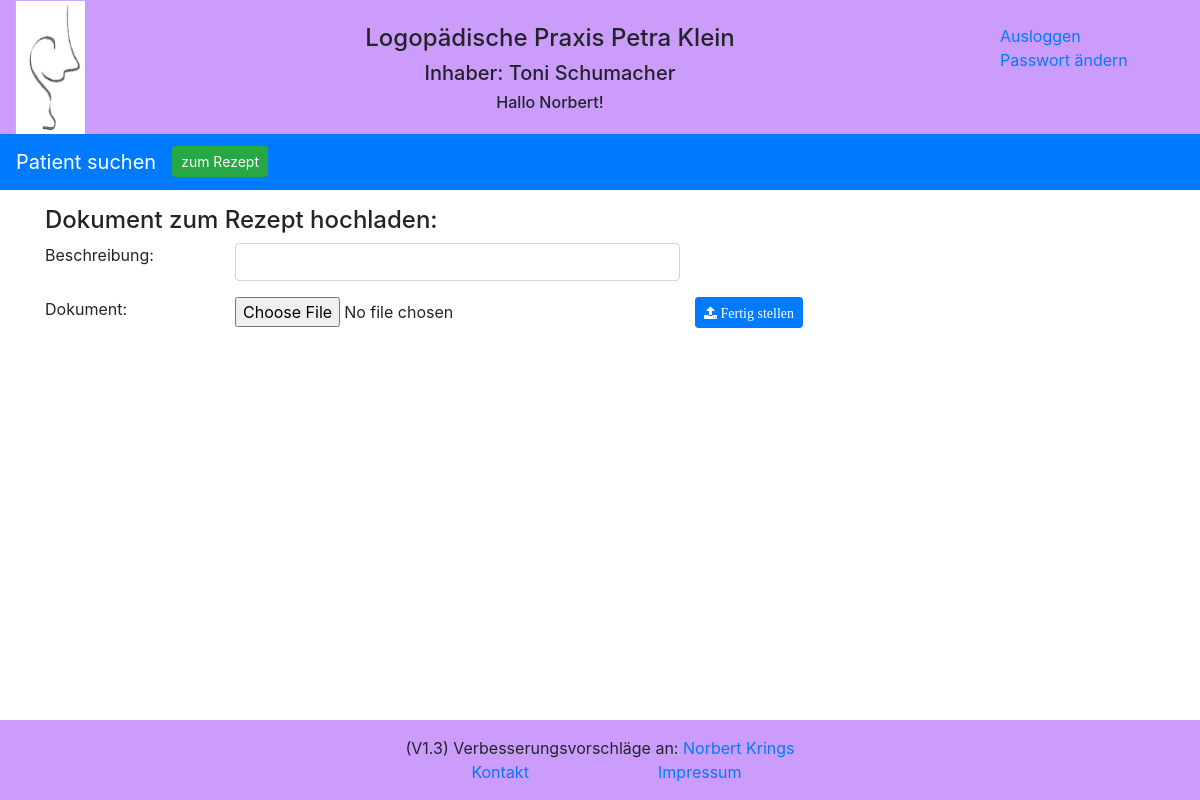
The page /reports/document_therapy/?id=7 (signed in) on the database as committed earlier.
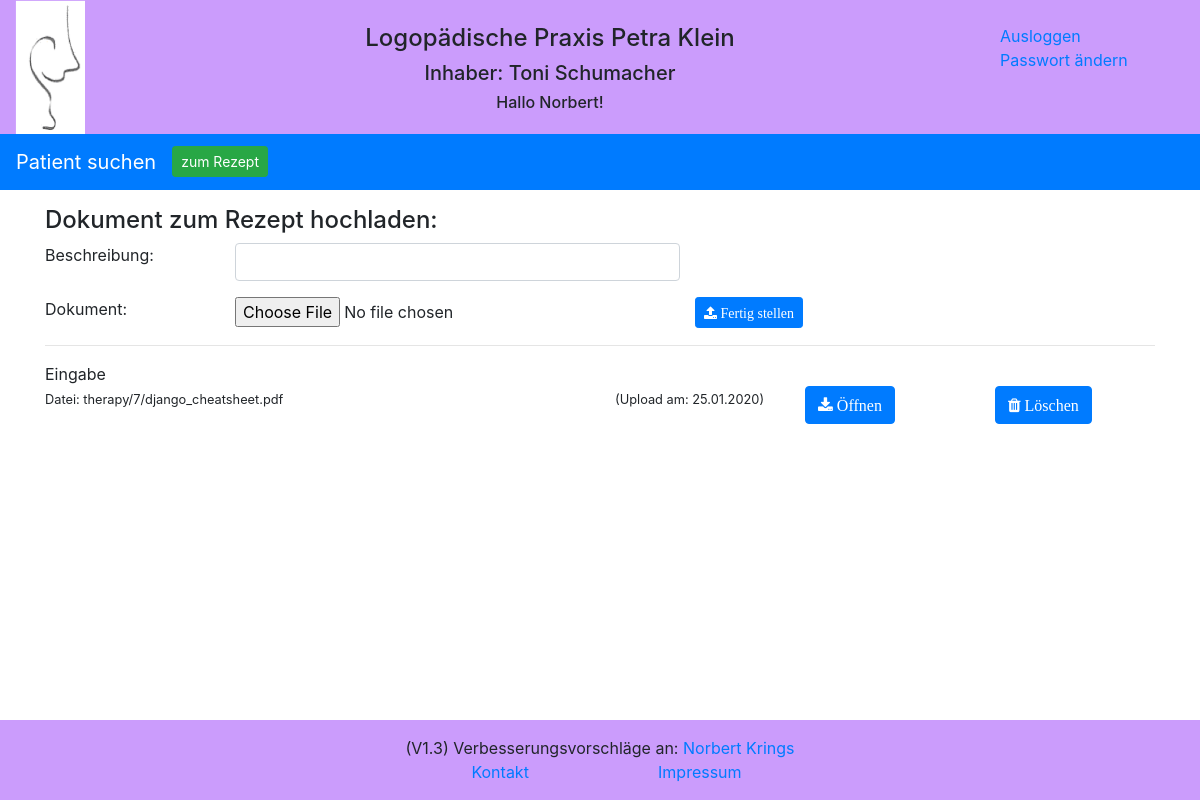
The same page on the database as committed later.
### reports/models.py (models this page shows)
class Document_therapy(models.Model):
    description = models.CharField(max_length=255, blank=True)
    document = models.FileField(upload_to=dynamik_path_therapy, max_length=100)
    uploaded_at = models.DateTimeField(auto_now_add=True)
    therapy = models.ForeignKey(Therapy, on_delete=models.CASCADE, default='')

### reports/views.py (the view)
# urls.py: path('document_therapy/', views.upload_document_therapy, name='document_therapy'),
def upload_document_therapy(request):
    request.session.set_expiry(settings.SESSION_EXPIRE_SECONDS)
    if request.method == 'POST':
        item_form = DocumentTherapyForm(request.POST, request.FILES)
        therapy_result = Therapy.objects.get(id=request.POST.get('therapy'))
        if item_form.is_valid():
            logger.debug('upload_document_therapy: Dokument zum speichern valide')
            item = item_form.save(commit=False)
            item.therapy_id = therapy_result.id
            item.save()
            logger.debug('upload_document_therapy: Dokument gespeichert')
            return redirect('/reports/document_therapy/?id=' + str(therapy_result.id))
    else:
        logger.debug('upload_document_therapy: Formular aufgerufen um Dokumente zu sehen oder hochzuladen')
        form = DocumentTherapyForm(initial={'therapy': request.GET.get('id')})
        therapy_result = Therapy.objects.get(id=request.GET.get('id'))
        documents = Document_therapy.objects.filter(therapy_id=request.GET.get('id')).order_by('-uploaded_at')
    return render(request, 'reports/document_therapy_form.html', {'form': form, 'therapy': therapy_result, 'documents': documents})

### reports/forms.py
class DocumentTherapyForm(forms.ModelForm):
    description = forms.CharField(required=True,
                                    max_length=100,
                                    widget=forms.TextInput(
                                        attrs={
                                            'class': 'form-control'
                                        }
                                    )
                                    )
    class Meta:
        model = Document_therapy
        fields = [
            'description',
            'document',
            'therapy'
        ]

### reports/templates/reports/document_therapy_form.html (shortened to what this page needs)
{% extends "base.html" %}
{% block extrahead %}
    {% load static %}
    <link rel="stylesheet" href="{% static 'reports/style_e2.css' %}">
    <link rel="stylesheet" href="https://cdnjs.cloudflare.com/ajax/libs/font-awesome/4.7.0/css/font-awesome.min.css">
{% endblock %}
{% block nav %}
<nav class="navbar navbar-expand-sm bg-primary navbar-dark">
  <a class="navbar-brand" href="{% url 'reports:index' %}" >Patient suchen</a>
  <div class="collapse navbar-collapse" id="collapsibleNavbar">
    <ul class="navbar-nav">
      <li class="nav-item">
          <a class="btn btn-success btn-sm" href="{% url 'reports:therapy' therapy.id %}" role="button">zum Rezept</a>
      </li>
    </ul>
  </div>
</nav>
{% endblock %}
{% block content %}
<content>
  <form method="post" enctype="multipart/form-data">
    <div class="container">
        <div class="row">
            <div class="col-sm">
                <h4>Dokument zum Rezept hochladen:</h4>
            </div>
        </div>
        <div class="form-group row">
            <label for="{{ form.description.id_for_label }}" class="col-sm-2 control-label">Beschreibung:</label>
            <div class="col-sm-5">
                {{ form.description }}
            </div>
        </div>
        <div class="form-group row">
            <label for="{{ form.document.id_for_label }}" class="col-sm-2 control-label">Dokument:</label>
            <div class="col-sm-5">
                {{ form.document }}
            </div>
            <div class="col-sm-sm-7 ">
                <button type="submit" class="btn btn-primary btn-sm"><i class="fa fa-upload"> Fertig stellen</i></button>
            </div>
        </div>
    </div>
  </form>
    <div class="container">
        {% for obj in documents %}
        <hr>
            <div class="row">
                <div class="col-sm-8">
                    {{ obj.description }}
                </div>
            </div>
            <div class="row">
                <div class="col-sm-6">
                    <div class="small inline">Datei: {{ obj.document.name }}</div>
                </div>
                <div class="col-sm-2">
                     <small>(Upload am: {{ obj.uploaded_at | date:"d.m.Y"}})</small>
                </div>
                <div class="col-sm-2">
                    <div class="small inline">
                        <a href="{% url 'reports:download_therapy' %}?id={{ obj.id }}">
                            <button type="button" class="btn btn-primary"><i class="fa fa-download"> Öffnen</i></button>
                        </a>
                    </div>
                </div>
                <div class="col-sm-2">
                    <div class="small inline">
                        <a href="{% url 'reports:delete_therapy' obj.id %}">
                            <button type="button" class="btn btn-primary"><i class="fa fa-trash"> Löschen</i></button>
                        </a>
                    </div>
                </div>
            </div>
        {% endfor %}
    </div>
</content>
{% endblock %}

Rows that differ between the two databases and show on the page:
added Document_therapy: description "Eingabe", document.name "therapy/7/django_cheatsheet.pdf", uploaded_at "25.01.2020"
